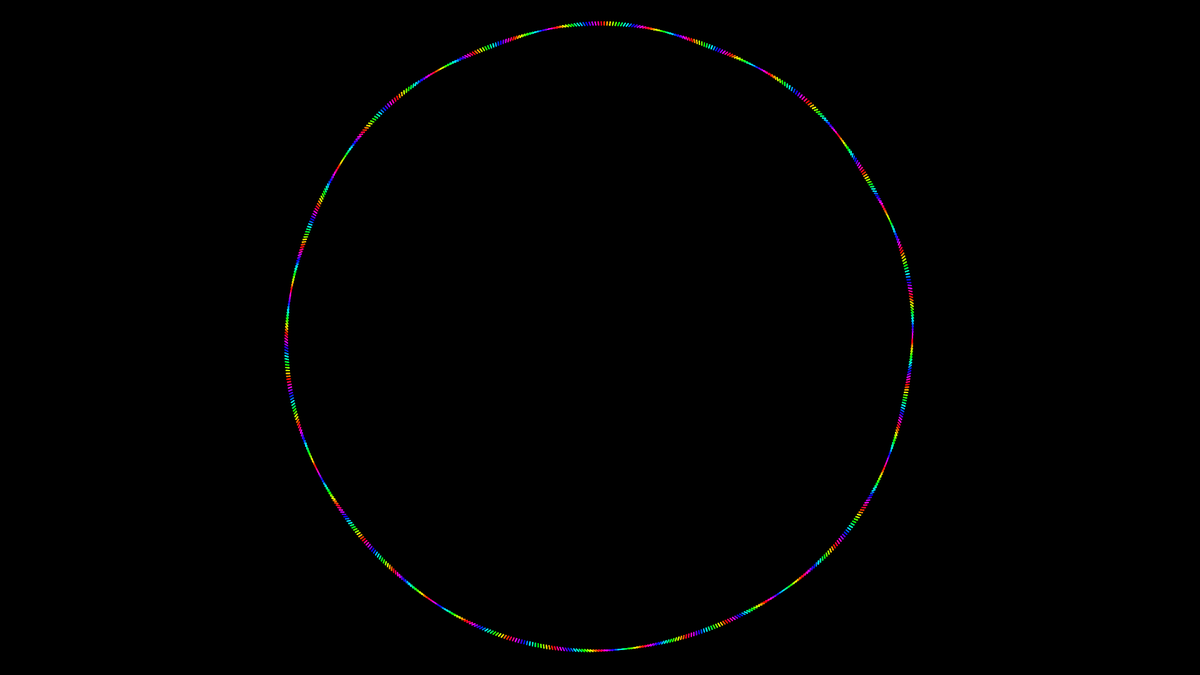
Frame 1 (no input)
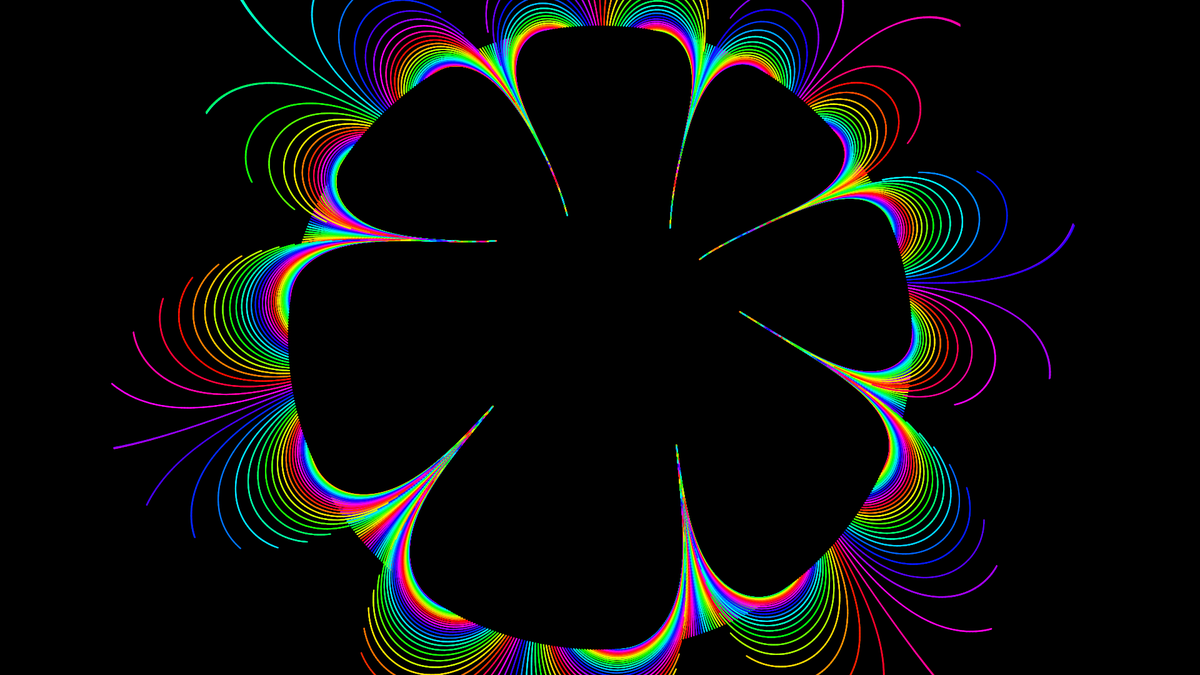
Frame 60 (no input)
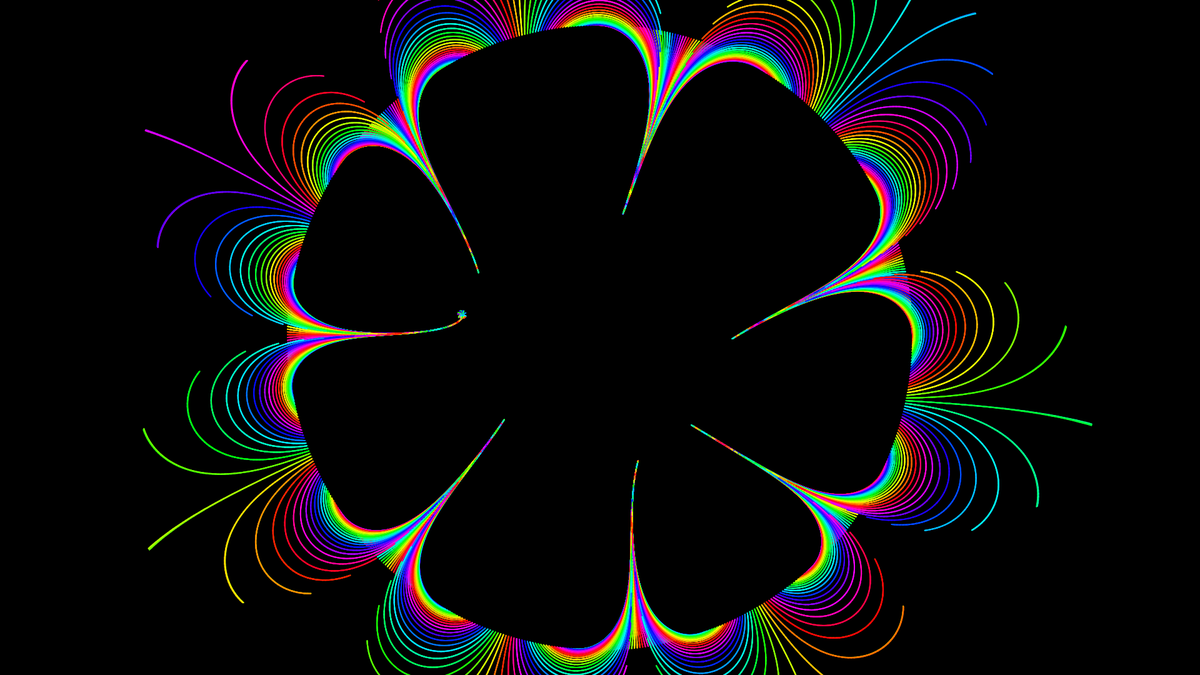
Frame 120 (the mouse pressed at the canvas centre since frame 60)

The p5.js sketch that drew these frames (run headless with seeded random() and noise() and a simulated clock; from frame 60 on, the mouse is pressed at the canvas centre):

// p5.js sketch
// ── sketch.js
const stars=[]
const blackholes=[]

setup=()=>{
  createCanvas(1920,1080)
  background(0)
  strokeWeight(2)
  colorMode(HSB,360)
  
  for(let i=2e3;i--;){
    stars[i]={
      x:cos(i)*500,
      y:sin(i)*500,
      colour:i%360
    }
  }
  for(let i=4;i--;){
    blackholes[i]={
      x:random(-250,250),
      y:random(-250,250)
    }
  }
}

draw=()=> {
  translate(width/2,height/2)

  for(const s of stars){
    let direction=100
    for(const b of blackholes){
      direction+=atan2(b.y-s.y,b.x-s.x)*2
    }
    stroke(s.colour,360,360)
    line(s.x,s.y,s.x+=cos(direction)*5,s.y+=sin(direction)*5)
  }
}

mousePressed=_=>setup()
